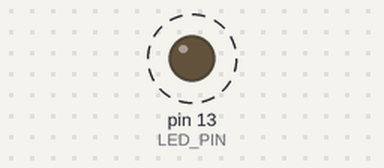
Simulated run of this sketch. Board: Arduino Uno, built with avr-gcc and run on an emulated ATmega328P. Parts: output pins drawn as LEDs (lit = HIGH). Dashed ring = blinking.

Above: at 0.5 s.
Timing chart, 0 to 4.6 s (numbered marks = the images above):
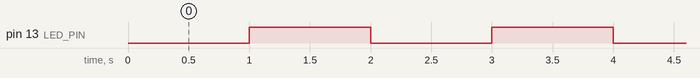

The sketch:

interruptBlinking.ino
```cpp
#include "TimerOne.h"
#define LED_PIN 13
boolean flagState = false;
void blinky(){
 if (!flagState){
 digitalWrite(LED_PIN, HIGH);
 } else {
 digitalWrite(LED_PIN, LOW);
 }
 flagState = !flagState;
}
void setup()
{
 pinMode(LED_PIN,OUTPUT);
 /* set period timer 1000000 usec = 1 sec */
 Timer1.initialize(1000000);
 Timer1.attachInterrupt(blinky);
}
void loop(){}
```

Measured:
- by itself, pin 13 (LED_PIN): alternates HIGH for 1.0 s and LOW for 1.0 s
